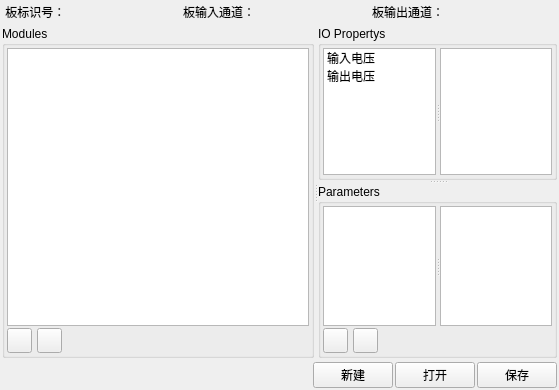
<?xml version="1.0" encoding="UTF-8"?>
<ui version="4.0">
 <class>MBoardEditor</class>
 <widget class="QWidget" name="MBoardEditor">
  <property name="geometry">
   <rect>
    <x>0</x>
    <y>0</y>
    <width>559</width>
    <height>390</height>
   </rect>
  </property>
  <property name="windowTitle">
   <string>Form</string>
  </property>
  <property name="styleSheet">
   <string notr="true">QScrollBar
{	
	background-color:#F0F1EF; 
	width: 10px;
	margin: 10px 0 10px 0;
}
QScrollBar::handle
{ 
	background-color:rgb(214,214,214,70%);
    width:9px;
	min-height: 20px;
    border-radius:5px;
}
QScrollBar::handle:hover
{
	border-image: url(:/image/scrollbar_bar_highlight.png)
}
QScrollBar::add-line:vertical 
{
background:rgb(247,247,247);
border-image: url(:/icon/down.png); 
height: 10px; 
subcontrol-position: bottom;
subcontrol-origin: margin;
}
QScrollBar::sub-line:vertical 
{
background:rgb(247,247,247);
border-image: url(:/icon/up.png);
height: 10px;
subcontrol-position: top;
subcontrol-origin: margin;
}
QScrollBar::add-page:vertical
{
  	background-color:rgb(247,247,247);
}

QScrollBar::sub-page:vertical 
{
    background-color:rgb(247,247,247);
}


QScrollBar:horizontal 
{
      border: 0px solid grey;
      background: #F0F1EF;
      height: 10px;
      margin: 0px 10px 0 10px;
}
QScrollBar::handle:horizontal {
     background: rgb(214,214,214,70%);;
      min-width: 20px;
	border-radius:5px;
}
  QScrollBar::add-line:horizontal {
      border-image: url(:/icon/right.png); 
      background: rgb(247,247,247);
      width: 10px;
      subcontrol-position: right;
      subcontrol-origin: margin;
  }

  QScrollBar::sub-line:horizontal {
      border-image: url(:/icon/left.png); 
      background: rgb(247,247,247);
      width: 10px;
      subcontrol-position: left;
      subcontrol-origin: margin;
  }</string>
  </property>
  <layout class="QVBoxLayout" name="verticalLayout">
   <property name="spacing">
    <number>4</number>
   </property>
   <property name="leftMargin">
    <number>2</number>
   </property>
   <property name="topMargin">
    <number>2</number>
   </property>
   <property name="rightMargin">
    <number>2</number>
   </property>
   <property name="bottomMargin">
    <number>2</number>
   </property>
   <item>
    <layout class="QHBoxLayout" name="horizontalLayout">
     <property name="sizeConstraint">
      <enum>QLayout::SetFixedSize</enum>
     </property>
     <item>
      <widget class="QLabel" name="labelBoardNum">
       <property name="sizePolicy">
        <sizepolicy hsizetype="Minimum" vsizetype="Fixed">
         <horstretch>0</horstretch>
         <verstretch>0</verstretch>
        </sizepolicy>
       </property>
       <property name="maximumSize">
        <size>
         <width>16777215</width>
         <height>16777215</height>
        </size>
       </property>
       <property name="frameShape">
        <enum>QFrame::NoFrame</enum>
       </property>
       <property name="text">
        <string> 板标识号：</string>
       </property>
      </widget>
     </item>
     <item>
      <widget class="QLabel" name="BoardNum">
       <property name="sizePolicy">
        <sizepolicy hsizetype="Preferred" vsizetype="Fixed">
         <horstretch>0</horstretch>
         <verstretch>0</verstretch>
        </sizepolicy>
       </property>
       <property name="minimumSize">
        <size>
         <width>10</width>
         <height>0</height>
        </size>
       </property>
       <property name="maximumSize">
        <size>
         <width>16777215</width>
         <height>16777215</height>
        </size>
       </property>
       <property name="frameShape">
        <enum>QFrame::NoFrame</enum>
       </property>
       <property name="text">
        <string/>
       </property>
      </widget>
     </item>
     <item>
      <spacer name="horizontalSpacer_2">
       <property name="orientation">
        <enum>Qt::Horizontal</enum>
       </property>
       <property name="sizeType">
        <enum>QSizePolicy::Expanding</enum>
       </property>
       <property name="sizeHint" stdset="0">
        <size>
         <width>40</width>
         <height>20</height>
        </size>
       </property>
      </spacer>
     </item>
     <item>
      <widget class="QLabel" name="labelBoardInput">
       <property name="sizePolicy">
        <sizepolicy hsizetype="Minimum" vsizetype="Fixed">
         <horstretch>0</horstretch>
         <verstretch>0</verstretch>
        </sizepolicy>
       </property>
       <property name="maximumSize">
        <size>
         <width>16777215</width>
         <height>16777215</height>
        </size>
       </property>
       <property name="frameShape">
        <enum>QFrame::NoFrame</enum>
       </property>
       <property name="text">
        <string>板输入通道：</string>
       </property>
      </widget>
     </item>
     <item>
      <widget class="QLabel" name="BoardInput">
       <property name="sizePolicy">
        <sizepolicy hsizetype="Preferred" vsizetype="Fixed">
         <horstretch>0</horstretch>
         <verstretch>0</verstretch>
        </sizepolicy>
       </property>
       <property name="minimumSize">
        <size>
         <width>10</width>
         <height>0</height>
        </size>
       </property>
       <property name="maximumSize">
        <size>
         <width>16777215</width>
         <height>20</height>
        </size>
       </property>
       <property name="frameShape">
        <enum>QFrame::NoFrame</enum>
       </property>
       <property name="text">
        <string/>
       </property>
      </widget>
     </item>
     <item>
      <spacer name="horizontalSpacer_3">
       <property name="orientation">
        <enum>Qt::Horizontal</enum>
       </property>
       <property name="sizeHint" stdset="0">
        <size>
         <width>40</width>
         <height>20</height>
        </size>
       </property>
      </spacer>
     </item>
     <item>
      <widget class="QLabel" name="labelBoardOutput">
       <property name="sizePolicy">
        <sizepolicy hsizetype="Minimum" vsizetype="Fixed">
         <horstretch>0</horstretch>
         <verstretch>0</verstretch>
        </sizepolicy>
       </property>
       <property name="maximumSize">
        <size>
         <width>16777215</width>
         <height>16777215</height>
        </size>
       </property>
       <property name="text">
        <string>板输出通道：</string>
       </property>
      </widget>
     </item>
     <item>
      <widget class="QLabel" name="BoardOutput">
       <property name="sizePolicy">
        <sizepolicy hsizetype="Preferred" vsizetype="Fixed">
         <horstretch>0</horstretch>
         <verstretch>0</verstretch>
        </sizepolicy>
       </property>
       <property name="minimumSize">
        <size>
         <width>10</width>
         <height>0</height>
        </size>
       </property>
       <property name="maximumSize">
        <size>
         <width>16777215</width>
         <height>20</height>
        </size>
       </property>
       <property name="frameShape">
        <enum>QFrame::NoFrame</enum>
       </property>
       <property name="text">
        <string/>
       </property>
      </widget>
     </item>
     <item>
      <spacer name="horizontalSpacer_4">
       <property name="orientation">
        <enum>Qt::Horizontal</enum>
       </property>
       <property name="sizeHint" stdset="0">
        <size>
         <width>40</width>
         <height>20</height>
        </size>
       </property>
      </spacer>
     </item>
    </layout>
   </item>
   <item>
    <widget class="QSplitter" name="splitter_4">
     <property name="sizePolicy">
      <sizepolicy hsizetype="Expanding" vsizetype="Expanding">
       <horstretch>0</horstretch>
       <verstretch>0</verstretch>
      </sizepolicy>
     </property>
     <property name="orientation">
      <enum>Qt::Horizontal</enum>
     </property>
     <widget class="QGroupBox" name="groupBox1">
      <property name="sizePolicy">
       <sizepolicy hsizetype="Expanding" vsizetype="Expanding">
        <horstretch>0</horstretch>
        <verstretch>0</verstretch>
       </sizepolicy>
      </property>
      <property name="minimumSize">
       <size>
        <width>0</width>
        <height>0</height>
       </size>
      </property>
      <property name="maximumSize">
       <size>
        <width>16777215</width>
        <height>16777215</height>
       </size>
      </property>
      <property name="title">
       <string>Modules</string>
      </property>
      <layout class="QVBoxLayout" name="verticalLayout_2">
       <property name="spacing">
        <number>2</number>
       </property>
       <property name="sizeConstraint">
        <enum>QLayout::SetMaximumSize</enum>
       </property>
       <property name="leftMargin">
        <number>2</number>
       </property>
       <property name="topMargin">
        <number>2</number>
       </property>
       <property name="rightMargin">
        <number>2</number>
       </property>
       <property name="bottomMargin">
        <number>2</number>
       </property>
       <item>
        <widget class="MTableWidget" name="tbw_modules"/>
       </item>
       <item>
        <layout class="QHBoxLayout" name="horizontalLayout_6">
         <property name="spacing">
          <number>5</number>
         </property>
         <property name="leftMargin">
          <number>0</number>
         </property>
         <item>
          <widget class="QPushButton" name="btn_moduleadd">
           <property name="sizePolicy">
            <sizepolicy hsizetype="Fixed" vsizetype="Fixed">
             <horstretch>25</horstretch>
             <verstretch>25</verstretch>
            </sizepolicy>
           </property>
           <property name="minimumSize">
            <size>
             <width>25</width>
             <height>25</height>
            </size>
           </property>
           <property name="maximumSize">
            <size>
             <width>25</width>
             <height>25</height>
            </size>
           </property>
           <property name="toolTip">
            <string>增加模块</string>
           </property>
           <property name="text">
            <string/>
           </property>
           <property name="icon">
            <iconset>
             <normalon>:/icon/add.png</normalon>
            </iconset>
           </property>
           <property name="iconSize">
            <size>
             <width>20</width>
             <height>20</height>
            </size>
           </property>
          </widget>
         </item>
         <item>
          <widget class="QPushButton" name="btn_moduledec">
           <property name="sizePolicy">
            <sizepolicy hsizetype="Fixed" vsizetype="Fixed">
             <horstretch>0</horstretch>
             <verstretch>0</verstretch>
            </sizepolicy>
           </property>
           <property name="minimumSize">
            <size>
             <width>25</width>
             <height>25</height>
            </size>
           </property>
           <property name="maximumSize">
            <size>
             <width>25</width>
             <height>25</height>
            </size>
           </property>
           <property name="toolTip">
            <string>删除模块</string>
           </property>
           <property name="text">
            <string/>
           </property>
           <property name="icon">
            <iconset>
             <normalon>:/icon/sub.png</normalon>
            </iconset>
           </property>
           <property name="iconSize">
            <size>
             <width>20</width>
             <height>20</height>
            </size>
           </property>
          </widget>
         </item>
         <item>
          <spacer name="horizontalSpacer">
           <property name="orientation">
            <enum>Qt::Horizontal</enum>
           </property>
           <property name="sizeHint" stdset="0">
            <size>
             <width>615</width>
             <height>22</height>
            </size>
           </property>
          </spacer>
         </item>
        </layout>
       </item>
      </layout>
     </widget>
     <widget class="QSplitter" name="splitter_3">
      <property name="orientation">
       <enum>Qt::Vertical</enum>
      </property>
      <widget class="QSplitter" name="splitter_2">
       <property name="orientation">
        <enum>Qt::Horizontal</enum>
       </property>
       <widget class="QGroupBox" name="groupBox">
        <property name="sizePolicy">
         <sizepolicy hsizetype="Expanding" vsizetype="Expanding">
          <horstretch>0</horstretch>
          <verstretch>0</verstretch>
         </sizepolicy>
        </property>
        <property name="minimumSize">
         <size>
          <width>0</width>
          <height>0</height>
         </size>
        </property>
        <property name="title">
         <string>IO Propertys</string>
        </property>
        <layout class="QHBoxLayout" name="horizontalLayout_4">
         <property name="leftMargin">
          <number>2</number>
         </property>
         <property name="topMargin">
          <number>2</number>
         </property>
         <property name="rightMargin">
          <number>2</number>
         </property>
         <property name="bottomMargin">
          <number>2</number>
         </property>
         <item>
          <widget class="QSplitter" name="splitter_5">
           <property name="orientation">
            <enum>Qt::Horizontal</enum>
           </property>
           <widget class="MListWidget" name="inputModule">
            <property name="minimumSize">
             <size>
              <width>0</width>
              <height>0</height>
             </size>
            </property>
            <item>
             <property name="text">
              <string>输入电压</string>
             </property>
            </item>
            <item>
             <property name="text">
              <string>输出电压</string>
             </property>
            </item>
           </widget>
           <widget class="QTableWidget" name="tbw_iopropertys">
            <property name="minimumSize">
             <size>
              <width>0</width>
              <height>0</height>
             </size>
            </property>
           </widget>
          </widget>
         </item>
        </layout>
       </widget>
      </widget>
      <widget class="QGroupBox" name="groupBox_2">
       <property name="sizePolicy">
        <sizepolicy hsizetype="Expanding" vsizetype="Expanding">
         <horstretch>0</horstretch>
         <verstretch>0</verstretch>
        </sizepolicy>
       </property>
       <property name="minimumSize">
        <size>
         <width>0</width>
         <height>0</height>
        </size>
       </property>
       <property name="styleSheet">
        <string notr="true"/>
       </property>
       <property name="title">
        <string>Parameters</string>
       </property>
       <layout class="QVBoxLayout" name="verticalLayout_3">
        <property name="spacing">
         <number>2</number>
        </property>
        <property name="leftMargin">
         <number>2</number>
        </property>
        <property name="topMargin">
         <number>2</number>
        </property>
        <property name="rightMargin">
         <number>2</number>
        </property>
        <property name="bottomMargin">
         <number>2</number>
        </property>
        <item>
         <widget class="QSplitter" name="splitter">
          <property name="orientation">
           <enum>Qt::Horizontal</enum>
          </property>
          <widget class="QListWidget" name="propertyname">
           <property name="minimumSize">
            <size>
             <width>0</width>
             <height>0</height>
            </size>
           </property>
          </widget>
          <widget class="QTableWidget" name="tbw_propertys">
           <property name="minimumSize">
            <size>
             <width>0</width>
             <height>0</height>
            </size>
           </property>
          </widget>
         </widget>
        </item>
        <item>
         <layout class="QHBoxLayout" name="horizontalLayout_3">
          <property name="spacing">
           <number>5</number>
          </property>
          <property name="leftMargin">
           <number>0</number>
          </property>
          <item>
           <widget class="QPushButton" name="btn_propertyadd">
            <property name="sizePolicy">
             <sizepolicy hsizetype="Fixed" vsizetype="Fixed">
              <horstretch>0</horstretch>
              <verstretch>0</verstretch>
             </sizepolicy>
            </property>
            <property name="minimumSize">
             <size>
              <width>25</width>
              <height>25</height>
             </size>
            </property>
            <property name="maximumSize">
             <size>
              <width>25</width>
              <height>25</height>
             </size>
            </property>
            <property name="toolTip">
             <string>增加参数</string>
            </property>
            <property name="text">
             <string/>
            </property>
            <property name="icon">
             <iconset>
              <normalon>:/icon/add.png</normalon>
             </iconset>
            </property>
            <property name="iconSize">
             <size>
              <width>20</width>
              <height>20</height>
             </size>
            </property>
           </widget>
          </item>
          <item>
           <widget class="QPushButton" name="btn_propertydec">
            <property name="sizePolicy">
             <sizepolicy hsizetype="Fixed" vsizetype="Fixed">
              <horstretch>0</horstretch>
              <verstretch>0</verstretch>
             </sizepolicy>
            </property>
            <property name="minimumSize">
             <size>
              <width>25</width>
              <height>25</height>
             </size>
            </property>
            <property name="maximumSize">
             <size>
              <width>25</width>
              <height>25</height>
             </size>
            </property>
            <property name="toolTip">
             <string>删除参数</string>
            </property>
            <property name="text">
             <string/>
            </property>
            <property name="icon">
             <iconset>
              <normalon>:/icon/sub.png</normalon>
             </iconset>
            </property>
            <property name="iconSize">
             <size>
              <width>20</width>
              <height>20</height>
             </size>
            </property>
           </widget>
          </item>
          <item>
           <spacer name="hSpacer_3">
            <property name="orientation">
             <enum>Qt::Horizontal</enum>
            </property>
            <property name="sizeHint" stdset="0">
             <size>
              <width>190</width>
              <height>22</height>
             </size>
            </property>
           </spacer>
          </item>
         </layout>
        </item>
       </layout>
      </widget>
     </widget>
    </widget>
   </item>
   <item>
    <layout class="QHBoxLayout" name="horizontalLayout_2">
     <property name="spacing">
      <number>2</number>
     </property>
     <property name="topMargin">
      <number>0</number>
     </property>
     <property name="rightMargin">
      <number>0</number>
     </property>
     <item>
      <spacer name="hSpacer_2">
       <property name="orientation">
        <enum>Qt::Horizontal</enum>
       </property>
       <property name="sizeHint" stdset="0">
        <size>
         <width>40</width>
         <height>20</height>
        </size>
       </property>
      </spacer>
     </item>
     <item>
      <widget class="QPushButton" name="btn_new">
       <property name="text">
        <string>新建</string>
       </property>
      </widget>
     </item>
     <item>
      <widget class="QPushButton" name="btn_open">
       <property name="text">
        <string>打开</string>
       </property>
      </widget>
     </item>
     <item>
      <widget class="QPushButton" name="btn_save">
       <property name="text">
        <string>保存</string>
       </property>
      </widget>
     </item>
    </layout>
   </item>
  </layout>
 </widget>
 <customwidgets>
  <customwidget>
   <class>MListWidget</class>
   <extends>QListWidget</extends>
   <header location="global">mclass/mlistwidget.h</header>
  </customwidget>
  <customwidget>
   <class>MTableWidget</class>
   <extends>QTableWidget</extends>
   <header location="global">mclass/mtablewidget.h</header>
  </customwidget>
 </customwidgets>
 <resources/>
 <connections/>
</ui>
